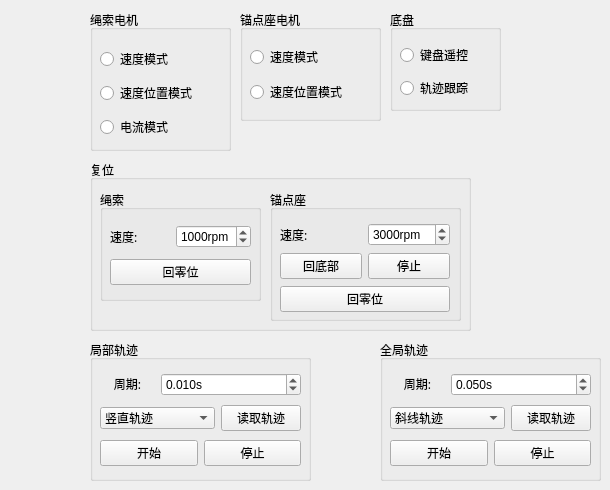
     <widget class="QWidget" name="tab">
      <attribute name="title">
       <string>轨迹跟踪</string>
      </attribute>
      <widget class="QGroupBox" name="groupBox_3">
       <property name="geometry">
        <rect>
         <x>90</x>
         <y>340</y>
         <width>221</width>
         <height>141</height>
        </rect>
       </property>
       <property name="title">
        <string>局部轨迹</string>
       </property>
       <widget class="QWidget" name="layoutWidget">
        <property name="geometry">
         <rect>
          <x>10</x>
          <y>30</y>
          <width>201</width>
          <height>102</height>
         </rect>
        </property>
        <layout class="QGridLayout" name="gridLayout_2">
         <item row="0" column="0">
          <widget class="QLabel" name="label_33">
           <property name="font">
            <font>
             <family>AR PL UKai CN</family>
            </font>
           </property>
           <property name="text">
            <string>&lt;html&gt;&lt;head/&gt;&lt;body&gt;&lt;p align=&quot;center&quot;&gt;周期:&lt;/p&gt;&lt;/body&gt;&lt;/html&gt;</string>
           </property>
          </widget>
         </item>
         <item row="0" column="1" colspan="2">
          <widget class="QDoubleSpinBox" name="localTrajPeriod">
           <property name="suffix">
            <string>s</string>
           </property>
           <property name="decimals">
            <number>3</number>
           </property>
           <property name="maximum">
            <double>10.000000000000000</double>
           </property>
           <property name="singleStep">
            <double>0.100000000000000</double>
           </property>
           <property name="value">
            <double>0.010000000000000</double>
           </property>
          </widget>
         </item>
         <item row="1" column="0" colspan="2">
          <widget class="QComboBox" name="localTraj">
           <item>
            <property name="text">
             <string>竖直轨迹</string>
            </property>
           </item>
           <item>
            <property name="text">
             <string>斜线轨迹</string>
            </property>
           </item>
           <item>
            <property name="text">
             <string>圆轨迹</string>
            </property>
           </item>
          </widget>
         </item>
         <item row="1" column="2">
          <widget class="QPushButton" name="readLocalTraj">
           <property name="text">
            <string>读取轨迹</string>
           </property>
          </widget>
         </item>
         <item row="2" column="0" colspan="3">
          <layout class="QHBoxLayout" name="horizontalLayout_5">
           <item>
            <widget class="QPushButton" name="startLocalTraj">
             <property name="text">
              <string>开始</string>
             </property>
            </widget>
           </item>
           <item>
            <widget class="QPushButton" name="stopLocalTraj">
             <property name="text">
              <string>停止</string>
             </property>
            </widget>
           </item>
          </layout>
         </item>
        </layout>
       </widget>
      </widget>
      <widget class="QGroupBox" name="groupBox_7">
       <property name="geometry">
        <rect>
         <x>380</x>
         <y>340</y>
         <width>221</width>
         <height>141</height>
        </rect>
       </property>
       <property name="title">
        <string>全局轨迹</string>
       </property>
       <widget class="QWidget" name="layoutWidget_7">
        <property name="geometry">
         <rect>
          <x>10</x>
          <y>30</y>
          <width>201</width>
          <height>102</height>
         </rect>
        </property>
        <layout class="QGridLayout" name="gridLayout_9">
         <item row="0" column="0">
          <widget class="QLabel" name="label_69">
           <property name="font">
            <font>
             <family>AR PL UKai CN</family>
            </font>
           </property>
           <property name="text">
            <string>&lt;html&gt;&lt;head/&gt;&lt;body&gt;&lt;p align=&quot;center&quot;&gt;周期:&lt;/p&gt;&lt;/body&gt;&lt;/html&gt;</string>
           </property>
          </widget>
         </item>
         <item row="0" column="1" colspan="2">
          <widget class="QDoubleSpinBox" name="globalTrajPeriod">
           <property name="suffix">
            <string>s</string>
           </property>
           <property name="decimals">
            <number>3</number>
           </property>
           <property name="maximum">
            <double>10.000000000000000</double>
           </property>
           <property name="singleStep">
            <double>0.100000000000000</double>
           </property>
           <property name="value">
            <double>0.050000000000000</double>
           </property>
          </widget>
         </item>
         <item row="1" column="0" colspan="2">
          <widget class="QComboBox" name="globalTraj">
           <item>
            <property name="text">
             <string>斜线轨迹</string>
            </property>
           </item>
          </widget>
         </item>
         <item row="1" column="2">
          <widget class="QPushButton" name="readGlobalTraj">
           <property name="text">
            <string>读取轨迹</string>
           </property>
          </widget>
         </item>
         <item row="2" column="0" colspan="3">
          <layout class="QHBoxLayout" name="horizontalLayout_6">
           <item>
            <widget class="QPushButton" name="startGlobalTraj">
             <property name="text">
              <string>开始</string>
             </property>
            </widget>
           </item>
           <item>
            <widget class="QPushButton" name="stopGlobalTraj">
             <property name="text">
              <string>停止</string>
             </property>
            </widget>
           </item>
          </layout>
         </item>
        </layout>
       </widget>
      </widget>
      <widget class="QGroupBox" name="groupBox_9">
       <property name="geometry">
        <rect>
         <x>90</x>
         <y>160</y>
         <width>381</width>
         <height>171</height>
        </rect>
       </property>
       <property name="title">
        <string>复位</string>
       </property>
       <widget class="QGroupBox" name="groupBox_4">
        <property name="geometry">
         <rect>
          <x>10</x>
          <y>30</y>
          <width>161</width>
          <height>111</height>
         </rect>
        </property>
        <property name="title">
         <string>绳索</string>
        </property>
        <widget class="QWidget" name="layoutWidget">
         <property name="geometry">
          <rect>
           <x>10</x>
           <y>30</y>
           <width>141</width>
           <height>71</height>
          </rect>
         </property>
         <layout class="QVBoxLayout" name="verticalLayout_2">
          <item>
           <layout class="QHBoxLayout" name="horizontalLayout_4">
            <item>
             <widget class="QLabel" name="label_31">
              <property name="font">
               <font>
                <family>AR PL UKai CN</family>
               </font>
              </property>
              <property name="text">
               <string>速度:</string>
              </property>
             </widget>
            </item>
            <item>
             <widget class="QSpinBox" name="cableResetVel">
              <property name="wrapping">
               <bool>false</bool>
              </property>
              <property name="suffix">
               <string>rpm</string>
              </property>
              <property name="minimum">
               <number>0</number>
              </property>
              <property name="maximum">
               <number>5000</number>
              </property>
              <property name="value">
               <number>1000</number>
              </property>
             </widget>
            </item>
           </layout>
          </item>
          <item>
           <widget class="QPushButton" name="cableZeroPoint">
            <property name="text">
             <string>回零位</string>
            </property>
           </widget>
          </item>
         </layout>
        </widget>
       </widget>
       <widget class="QGroupBox" name="groupBox_5">
        <property name="geometry">
         <rect>
          <x>180</x>
          <y>30</y>
          <width>191</width>
          <height>131</height>
         </rect>
        </property>
        <property name="title">
         <string>锚点座</string>
        </property>
        <widget class="QWidget" name="layoutWidget">
         <property name="geometry">
          <rect>
           <x>10</x>
           <y>32</y>
           <width>170</width>
           <height>91</height>
          </rect>
         </property>
         <layout class="QVBoxLayout" name="verticalLayout_3">
          <item>
           <layout class="QHBoxLayout" name="horizontalLayout_3">
            <item>
             <widget class="QLabel" name="label_32">
              <property name="font">
               <font>
                <family>AR PL UKai CN</family>
               </font>
              </property>
              <property name="text">
               <string>速度:</string>
              </property>
             </widget>
            </item>
            <item>
             <widget class="QSpinBox" name="archorResetVel">
              <property name="wrapping">
               <bool>false</bool>
              </property>
              <property name="suffix">
               <string>rpm</string>
              </property>
              <property name="minimum">
               <number>0</number>
              </property>
              <property name="maximum">
               <number>5000</number>
              </property>
              <property name="value">
               <number>3000</number>
              </property>
             </widget>
            </item>
           </layout>
          </item>
          <item>
           <layout class="QHBoxLayout" name="horizontalLayout">
            <item>
             <widget class="QPushButton" name="archorBottom">
              <property name="text">
               <string>回底部</string>
              </property>
             </widget>
            </item>
            <item>
             <widget class="QPushButton" name="archorStopResetButton">
              <property name="text">
               <string>停止</string>
              </property>
             </widget>
            </item>
           </layout>
          </item>
          <item>
           <widget class="QPushButton" name="archorZeroPoint">
            <property name="text">
             <string>回零位</string>
            </property>
           </widget>
          </item>
         </layout>
        </widget>
       </widget>
      </widget>
      <widget class="QGroupBox" name="groupBox_6">
       <property name="geometry">
        <rect>
         <x>90</x>
         <y>10</y>
         <width>141</width>
         <height>141</height>
        </rect>
       </property>
       <property name="title">
        <string>绳索电机</string>
       </property>
       <widget class="QWidget" name="layoutWidget_4">
        <property name="geometry">
         <rect>
          <x>10</x>
          <y>33</y>
          <width>121</width>
          <height>101</height>
         </rect>
        </property>
        <layout class="QVBoxLayout" name="verticalLayout_4">
         <item>
          <widget class="QRadioButton" name="cableVelMode">
           <property name="text">
            <string>速度模式</string>
           </property>
          </widget>
         </item>
         <item>
          <widget class="QRadioButton" name="cableVelPosMode">
           <property name="text">
            <string>速度位置模式</string>
           </property>
          </widget>
         </item>
         <item>
          <widget class="QRadioButton" name="cableCurMode">
           <property name="text">
            <string>电流模式</string>
           </property>
          </widget>
         </item>
        </layout>
       </widget>
      </widget>
      <widget class="QGroupBox" name="groupBox_8">
       <property name="geometry">
        <rect>
         <x>240</x>
         <y>10</y>
         <width>141</width>
         <height>111</height>
        </rect>
       </property>
       <property name="title">
        <string>锚点座电机</string>
       </property>
       <widget class="QWidget" name="layoutWidget_2">
        <property name="geometry">
         <rect>
          <x>10</x>
          <y>30</y>
          <width>121</width>
          <height>71</height>
         </rect>
        </property>
        <layout class="QVBoxLayout" name="verticalLayout_6">
         <item>
          <widget class="QRadioButton" name="archorVelMode">
           <property name="text">
            <string>速度模式</string>
           </property>
          </widget>
         </item>
         <item>
          <widget class="QRadioButton" name="archorVelPosMode">
           <property name="text">
            <string>速度位置模式</string>
           </property>
          </widget>
         </item>
        </layout>
       </widget>
      </widget>
      <widget class="QGroupBox" name="groupBox_12">
       <property name="geometry">
        <rect>
         <x>390</x>
         <y>10</y>
         <width>111</width>
         <height>101</height>
        </rect>
       </property>
       <property name="title">
        <string>底盘</string>
       </property>
       <widget class="QWidget" name="layoutWidget_6">
        <property name="geometry">
         <rect>
          <x>10</x>
          <y>30</y>
          <width>91</width>
          <height>64</height>
         </rect>
        </property>
        <layout class="QVBoxLayout" name="verticalLayout_5">
         <item>
          <widget class="QRadioButton" name="remoteControl">
           <property name="text">
            <string>键盘遥控</string>
           </property>
          </widget>
         </item>
         <item>
          <widget class="QRadioButton" name="trajTracking">
           <property name="text">
            <string>轨迹跟踪</string>
           </property>
          </widget>
         </item>
        </layout>
       </widget>
      </widget>
     </widget>
